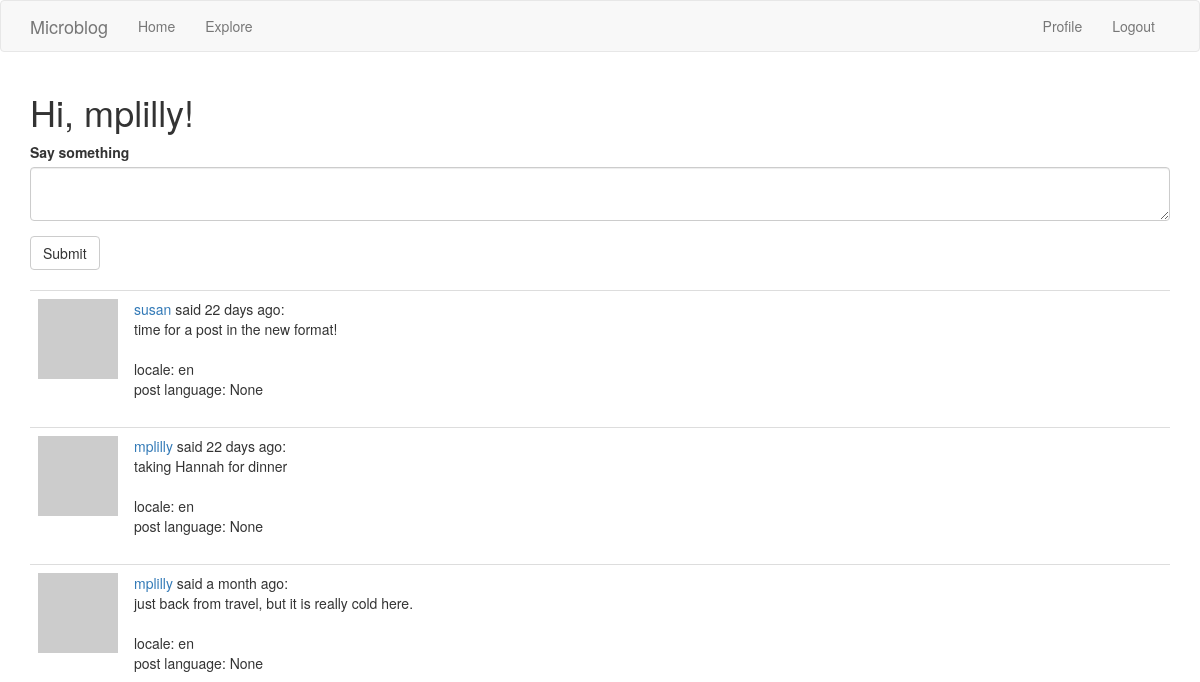
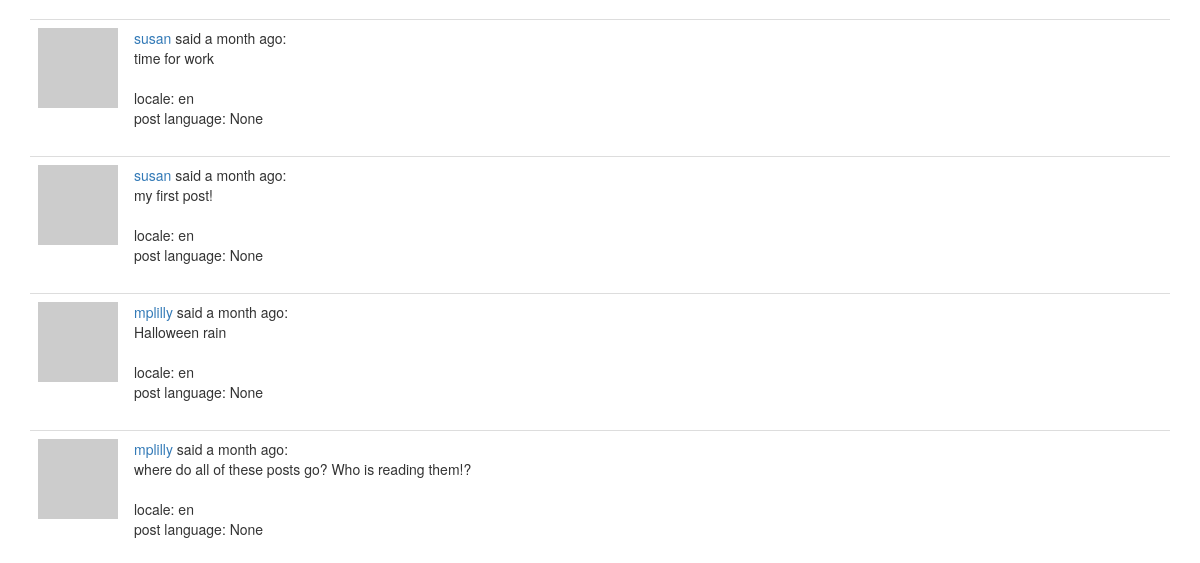
The page /index (signed in, upper part) on the database as committed earlier (2 pictures, top to bottom).
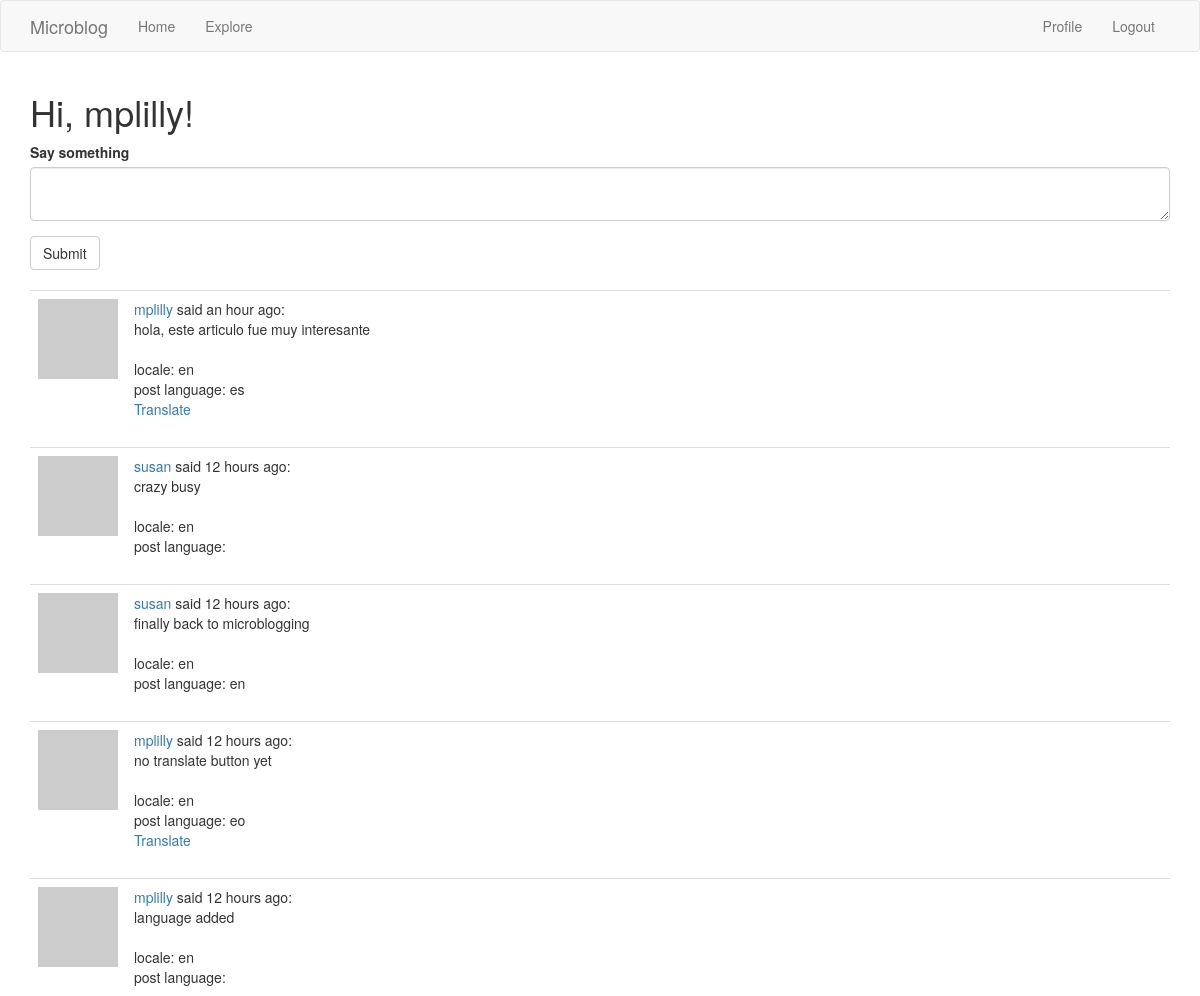
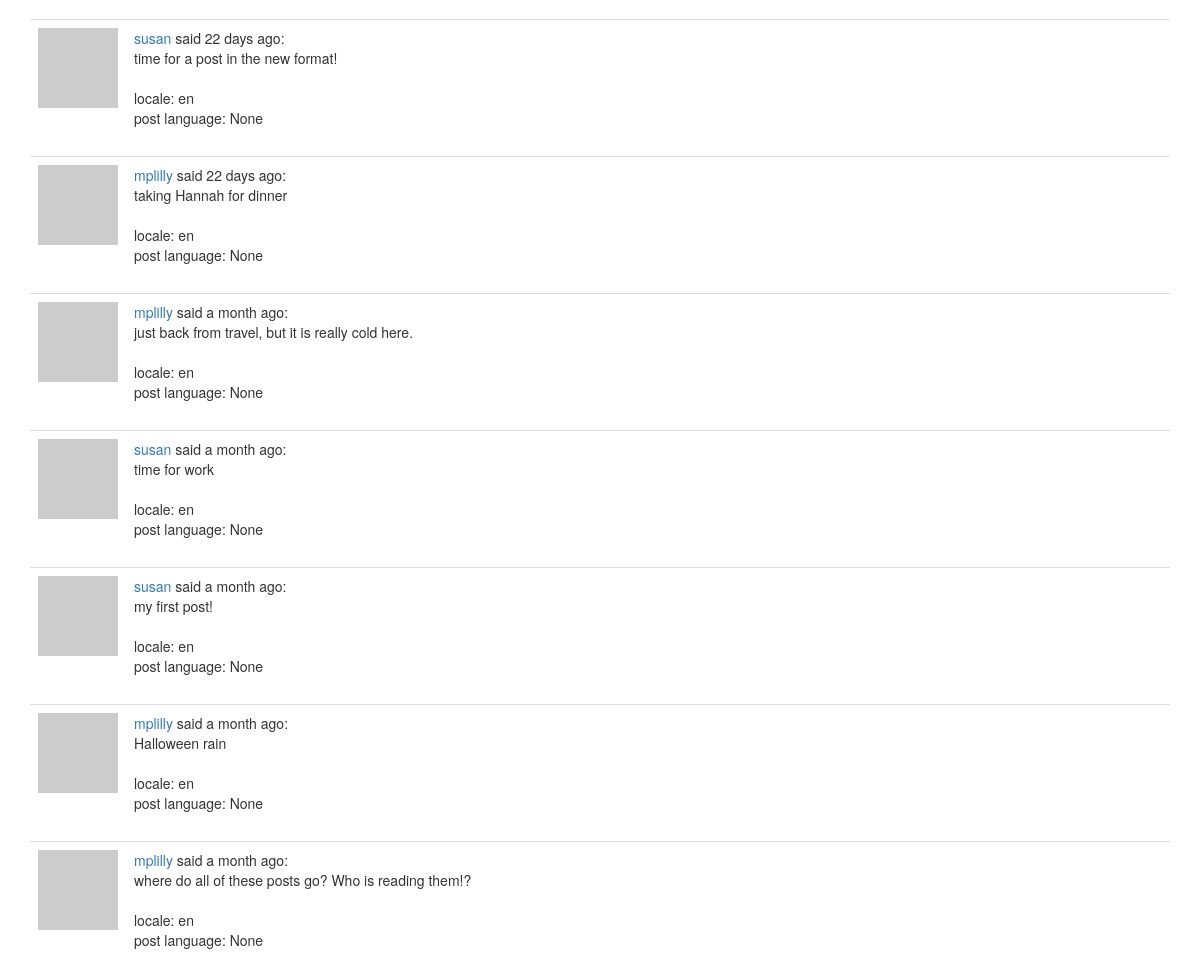
The same page on the database as committed later (2 pictures, top to bottom).
### app/models.py (models this page shows, shortened)
class Post(db.Model):
    id = db.Column(db.Integer, primary_key=True)
    body = db.Column(db.String(140))
    timestamp = db.Column(db.DateTime, index=True, default=datetime.utcnow)
    user_id = db.Column(db.Integer, db.ForeignKey('user.id'))
    language = db.Column(db.String(5))

class User(UserMixin, db.Model):
    id = db.Column(db.Integer, primary_key=True)
    username = db.Column(db.String(64), index=True, unique=True)
    email = db.Column(db.String(120), index=True, unique=True)
    password_hash = db.Column(db.String(128))
    posts = db.relationship('Post', backref='author', lazy='dynamic')
    about_me = db.Column(db.String(140))
    last_seen = db.Column(db.DateTime, default=datetime.utcnow)
    followed = db.relationship(
        'User', secondary=followers,
        primaryjoin=(followers.c.follower_id == id),
        secondaryjoin=(followers.c.followed_id == id),
        backref=db.backref('followers', lazy='dynamic'), lazy='dynamic')
    def avatar(self, size):
        digest = md5(self.email.lower().encode('utf-8')).hexdigest()
        return 'https://www.gravatar.com/avatar/{}?d=identicon&s={}'.format(digest, size)
    def followed_posts(self):
        followed = Post.query.join(
            followers, (followers.c.followed_id == Post.user_id)).filter(
                followers.c.follower_id == self.id)
        own = Post.query.filter_by(user_id=self.id)
        return followed.union(own).order_by(Post.timestamp.desc())

### app/routes.py (the view, shortened to what this page needs)
@app.route('/', methods=['GET', 'POST'])
@app.route('/index', methods=['GET', 'POST'])
@login_required
def index():
    form = PostForm()
    page = request.args.get('page', 1, type=int)
    posts = current_user.followed_posts().paginate(
        page, app.config['POSTS_PER_PAGE'], False)
    next_url = url_for('index', page=posts.next_num) \
            if posts.has_next else None
    prev_url = url_for('index', page=posts.prev_num) \
            if posts.has_prev else None
    return render_template("index.html", title='Home Page', form=form,
                           posts=posts.items, next_url=next_url,
                           prev_url=prev_url)

### app/forms.py
class PostForm(FlaskForm):
    post = TextAreaField('Say something', validators=[
        DataRequired(), Length(min=1, max=140)])
    submit = SubmitField('Submit')

### app/models.py (called while the page is built)
@login.user_loader
def load_user(id):
    return User.query.get(int(id))

### app/routes.py (called while the page is built)
@app.before_request
def before_request():
    g.locale = str(get_locale())

@app.before_request
def before_request():
    if current_user.is_authenticated:
        current_user.last_seen = datetime.utcnow()
        db.session.commit()

### app/templates/index.html (shortened to what this page needs)
{% extends "base.html" %}
{% import 'bootstrap/wtf.html' as wtf %}
{% block app_content %}
    <h1>Hi, {{ current_user.username }}!</h1>
    {% if form %}
    {{ wtf.quick_form(form) }}
    <br>
    {% endif %}
    {% for post in posts %}
        {% include '_post.html' %}
    {% endfor %}
{% endblock %}

### app/templates/_post.html
<table class="table table-hover">
    <tr>
        <td width="70px">
            <a href="{{ url_for('user', username=post.author.username) }}">
                <img src="{{ post.author.avatar(36) }}" />
        </td>
        <td>
            <a href="{{ url_for('user', username=post.author.username) }}">
                {{ post.author.username }}
            </a>
            said {{ moment(post.timestamp).fromNow() }}:
            <br>
			<span id="post{{ post.id }}">{{ post.body }}</span>
			<br><br>
			locale: {{ g.locale }}
			<br>
			post language: {{ post.language }}
			{% if post.language and post.language != g.locale %}
			<br>
			<span id="translation{{ post.id }}">
				<a href="javascript:translate(
					'#post{{ post.id }}',
					'#translation{{ post.id }}',
					'{{ post.language }}',
					'{{ g.locale }}');">{{ 'Translate' }}</a>
			</span>
			{% endif %}
        </td>
    </tr>
</table>

Rows that differ between the two databases and show on the page:
added Post: author.username "mplilly", timestamp "an hour ago", body "hola, este articulo fue muy interesante", locale "en", language "es", value "Translate"
added Post: author.username "susan", timestamp "12 hours ago", body "crazy busy", locale "en"
added Post: author.username "susan", timestamp "12 hours ago", body "finally back to microblogging", locale "en", language "en"
added Post: author.username "mplilly", timestamp "12 hours ago", body "no translate button yet", locale "en", language "eo", value "Translate"
added Post: author.username "mplilly", timestamp "12 hours ago", body "language added", locale "en"
